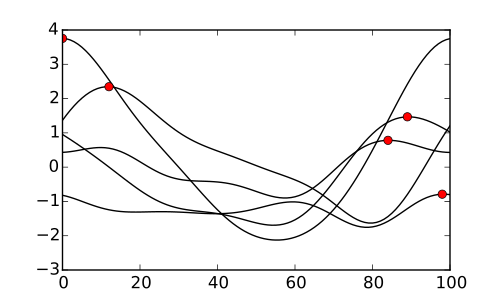

The script that drew this image:
from matplotlib import pyplot
import rft1d
np.random.seed(0)
y = rft1d.randn1d(5, 101, 25.0)
ymax = y.max(axis=1)
x = y.argmax(axis=1)
pyplot.figure(figsize=(5,3))
pyplot.plot(y.T, 'k')
pyplot.plot(x, ymax, 'ro')
